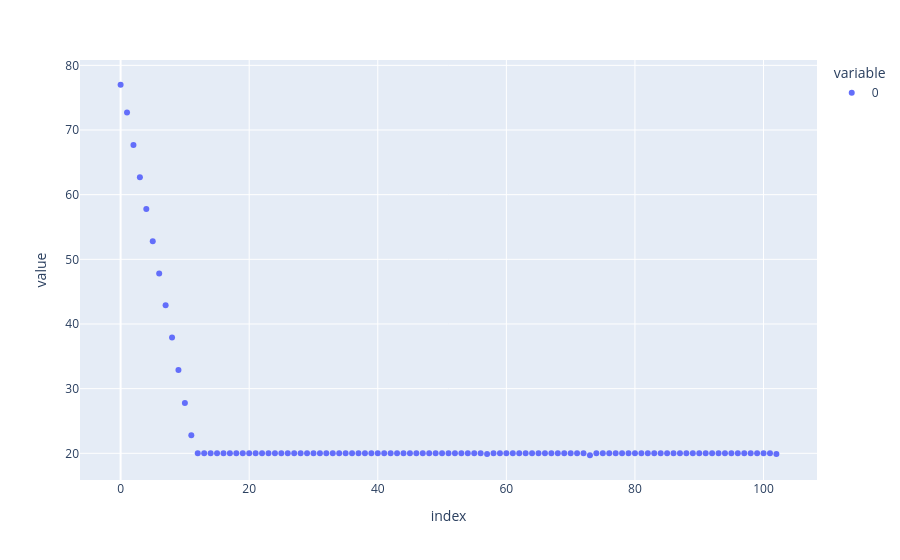

The notebook cell saved with this chart:
### Code cell
px.scatter(Exp.get_T_profile())

### Figure 1 — Plotly figure (JSON) as saved in the notebook; plotly's stock layout.template omitted (floating-point values rounded to 4 significant figures)
{"data": [{"hovertemplate": "variable=0<br>index=%{x}<br>value=%{y}<extra></extra>", "legendgroup": "0", "marker": {"color": "#636efa", "symbol": "circle"}, "mode": "markers", "name": "0", "orientation": "v", "showlegend": true, "type": "scatter", "x": [0, 1, 2, 3, 4, 5, 6, 7, 8, 9, 10, 11, 12, 13, 14, 15, 16, 17, 18, 19, 20, 21, 22, 23, 24, 25, 26, 27, 28, 29, 30, 31, 32, 33, 34, 35, 36, 37, 38, 39, 40, 41, 42, 43, 44, 45, 46, 47, 48, 49, 50, 51, 52, 53, 54, 55, 56, 57, 58, 59, 60, 61, 62, 63, 64, 65, 66, 67, 68, 69, 70, 71, 72, 73, 74, 75, 76, 77, 78, 79, 80, 81, 82, 83, 84, 85, 86, 87, 88, 89, 90, 91, 92, 93, 94, 95, 96, 97, 98, 99, 100, 101, 102], "xaxis": "x", "y": [77.0, 72.7, 67.7, 62.7, 57.8, 52.8, 47.8, 42.9, 37.9, 32.9, 27.8, 22.8, 20.0, 20.0, 20.0, 20.0, 20.0, 20.0, 20.0, 20.0, 20.0, 20.0, 20.0, 20.0, 20.0, 20.0, 20.0, 20.0, 20.0, 20.0, 20.0, 20.0, 20.0, 20.0, 20.0, 20.0, 20.0, 20.0, 20.0, 20.0, 20.0, 20.0, 20.0, 20.0, 20.0, 20.0, 20.0, 20.0, 20.0, 20.0, 20.0, 20.0, 20.0, 20.0, 20.0, 20.0, 20.0, 19.9, 20.0, 20.0, 20.0, 20.0, 20.0, 20.0, 20.0, 20.0, 20.0, 20.0, 20.0, 20.0, 20.0, 20.0, 20.0, 19.7, 20.0, 20.0, 20.0, 20.0, 20.0, 20.0, 20.0, 20.0, 20.0, 20.0, 20.0, 20.0, 20.0, 20.0, 20.0, 20.0, 20.0, 20.0, 20.0, 20.0, 20.0, 20.0, 20.0, 20.0, 20.0, 20.0, 20.0, 20.0, 19.9], "yaxis": "y"}], "layout": {"legend": {"title": {"text": "variable"}, "tracegroupgap": 0}, "margin": {"t": 60}, "xaxis": {"anchor": "y", "domain": [0, 1], "title": {"text": "index"}}, "yaxis": {"anchor": "x", "domain": [0, 1], "title": {"text": "value"}}}}
